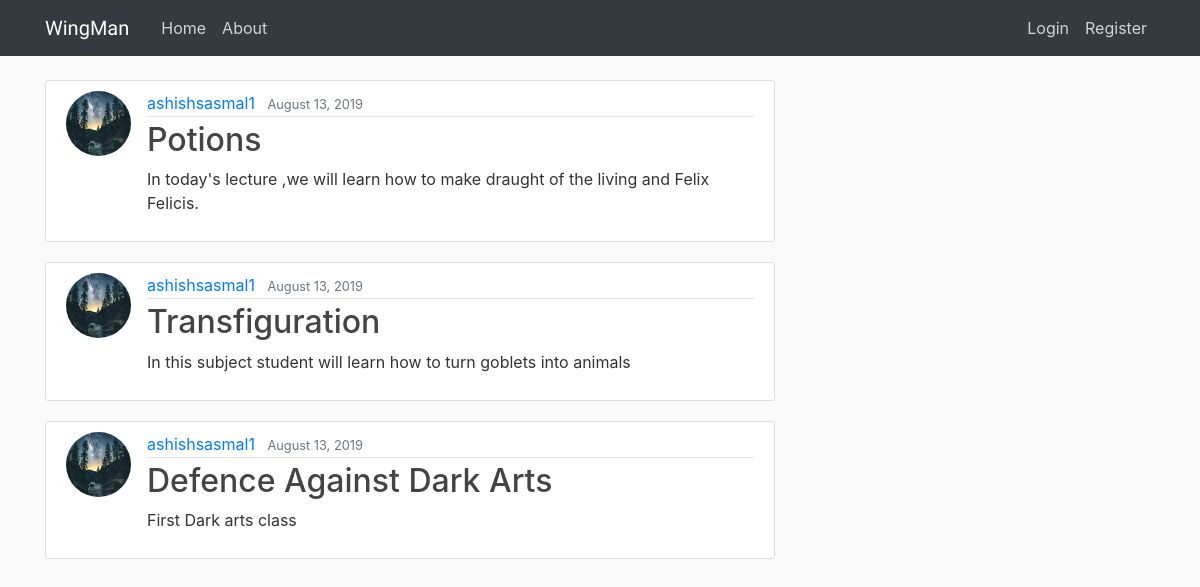
Before: / with the older database file.
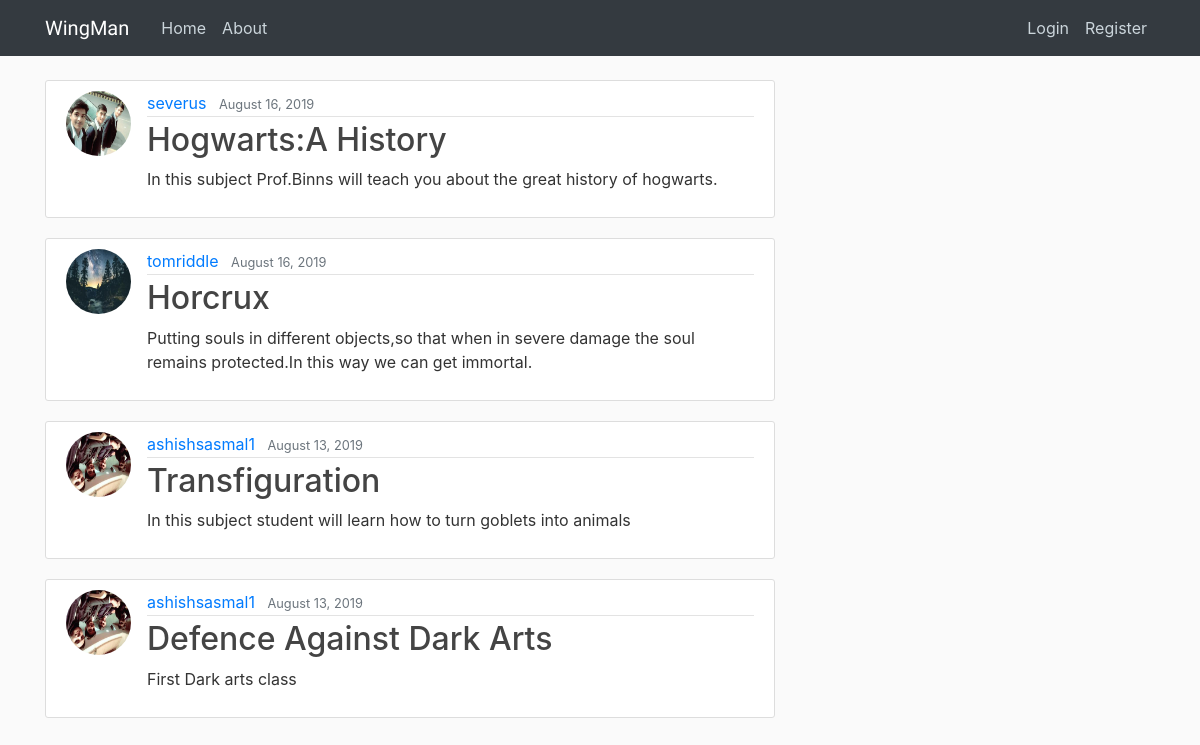
After: the same page with the newer database file.
### blog/models.py (models this page shows, shortened)
class Post(models.Model):
	title=models.CharField(max_length=100)
	content=models.TextField()
	date_posted=models.DateTimeField(default=timezone.now)
	author=models.ForeignKey(User,on_delete=models.CASCADE)

### users/models.py (models this page shows, shortened)
class Profile(models.Model):
    user = models.OneToOneField(User, on_delete=models.CASCADE)
    image = models.ImageField(default='default.jpg', upload_to='profile_pics')

### blog/views.py (the view)
# urls.py: path('',views.HomeView.as_view(),name='blog-home'),
class HomeView(ListView):
	template_name='blog/home.html'
	context_object_name='posts'
	model=Post
	ordering=['-date_posted']

### blog/templates/blog/home.html
{% extends 'blog/base.html' %}
{% block content %}
	{% for post in posts %}
		<article class="media content-section">
      <img class="rounded-circle article-img" src="{{post.author.profile.image.url}}">
  <div class="media-body">
    <div class="article-metadata">
      <a class="mr-2" href="#">{{ post.author }}</a>
      <small class="text-muted">{{ post.date_posted | date:"F d, Y" }}</small>
    </div>
    <h2><a class="article-title" href="{% url 'post-detail' post.id %}">{{ post.title }}</a></h2>
    <p class="article-content">{{ post.content }}</p>
  </div>
</article>
{% endfor %}
{% endblock content %}

### blog/templates/blog/base.html (shortened to what this page needs)
{% load staticfiles %}
<!doctype html>
<html lang="en">
  <head>
    <link rel="stylesheet" href="https://maxcdn.bootstrapcdn.com/bootstrap/4.0.0/css/bootstrap.min.css">
    <link rel="stylesheet" type="text/css" href="{% static  'blog/css/main.css'%}">
  </head>
  <body>
        <header class="site-header">
          <nav class="navbar navbar-expand-md navbar-dark bg-dark fixed-top">
            <div class="container">
              <a class="navbar-brand mr-4" href="/" style="font-family: 'Acme', sans-serif;">WingMan</a>
              <div class="collapse navbar-collapse" id="navbarToggle">
                <div class="navbar-nav mr-auto">
                  <a class="nav-item nav-link" href="{% url 'blog-home' %}">Home</a>
                  <a class="nav-item nav-link" href="{% url 'blog-about' %}">About</a>
                </div>
                <div class="navbar-nav">
                  {% if user.is_authenticated %}
                  <a class="nav-item nav-link" href="{% url 'post-create' %}">+New Post</a>
                  <a class="nav-item nav-link" href="{% url 'profile' %}">Profile</a>
                  <a class="nav-item nav-link" href="{% url 'logout' %}">Logout</a>
                  {% else %}
                  <a class="nav-item nav-link" href="{% url 'login' %}">Login</a>
                  <a class="nav-item nav-link" href="{% url 'register' %}">Register</a>
                  {% endif %}
                </div>
              </div>
            </div>
          </nav>
        </header>
                    <main role="main" class="container">
          <div class="row">
            <div class="col-md-8">
              {% block content %}{% endblock %}
            </div>
          </div>
        </main>
  </body>
</html>

### blog/static/blog/css/main.css (style rules this page uses)
body { background: #fafafa; color: #333333; margin-top: 5rem; }
h1, h2, h3, h4, h5, h6 { color: #444444; }
.site-header .navbar-nav .nav-link { color: #cbd5db; }
.content-section { background: #ffffff; padding: 10px 20px; border: 1px solid #dddddd; border-radius: 3px; margin-bottom: 20px; }
.article-title { color: #444444; }
.article-content { white-space: pre-line; }
.article-img { height: 65px; width: 65px; margin-right: 16px; }
.article-metadata { padding-bottom: 1px; margin-bottom: 4px; border-bottom: 1px solid #e3e3e3 }

Changed rows visible on the page:
removed Post: author.profile.image (picture), author "ashishsasmal1", date_posted "August 13, 2019", title "Potions", content "In today's lecture ,we will learn how to make draught of the living and Felix Felicis."
added Post: author.profile.image (picture), author "severus", date_posted "August 16, 2019", title "Hogwarts:A History", content "In this subject Prof.Binns will teach you about the great history of hogwarts."
added Post: author.profile.image (picture), author "tomriddle", date_posted "August 16, 2019", title "Horcrux", content "Putting souls in different objects,so that when in severe damage the soul remains protected.In this way we can get immortal."
changed through a linked row, Post "Transfiguration": author.profile.image: a different picture
changed through a linked row, Post "Defence Against Dark Arts": author.profile.image: a different picture
